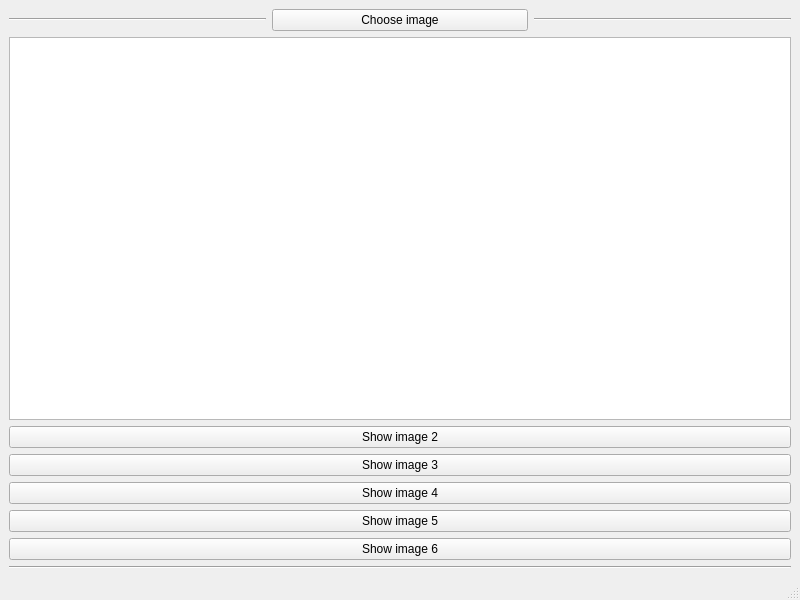
<?xml version="1.0" encoding="UTF-8"?>
<ui version="4.0">
 <class>MainWindow</class>
 <widget class="QMainWindow" name="MainWindow">
  <property name="geometry">
   <rect>
    <x>0</x>
    <y>0</y>
    <width>800</width>
    <height>600</height>
   </rect>
  </property>
  <property name="windowTitle">
   <string>MainWindow</string>
  </property>
  <widget class="QWidget" name="centralwidget">
   <layout class="QVBoxLayout" name="verticalLayout">
    <item>
     <layout class="QHBoxLayout" name="horizontalLayout">
      <item>
       <widget class="Line" name="line">
        <property name="orientation">
         <enum>Qt::Horizontal</enum>
        </property>
       </widget>
      </item>
      <item>
       <widget class="QPushButton" name="cim">
        <property name="text">
         <string>Choose image</string>
        </property>
       </widget>
      </item>
      <item>
       <widget class="Line" name="line_2">
        <property name="orientation">
         <enum>Qt::Horizontal</enum>
        </property>
       </widget>
      </item>
     </layout>
    </item>
    <item>
     <widget class="QPlainTextEdit" name="tedit"/>
    </item>
    <item>
     <widget class="QPushButton" name="sim2">
      <property name="text">
       <string>Show image 2</string>
      </property>
     </widget>
    </item>
    <item>
     <widget class="QPushButton" name="sim3">
      <property name="text">
       <string>Show image 3</string>
      </property>
     </widget>
    </item>
    <item>
     <widget class="QPushButton" name="sim4">
      <property name="text">
       <string>Show image 4</string>
      </property>
     </widget>
    </item>
    <item>
     <widget class="QPushButton" name="sim5">
      <property name="text">
       <string>Show image 5</string>
      </property>
     </widget>
    </item>
    <item>
     <widget class="QPushButton" name="sim6">
      <property name="text">
       <string>Show image 6</string>
      </property>
     </widget>
    </item>
    <item>
     <widget class="Line" name="line_3">
      <property name="orientation">
       <enum>Qt::Horizontal</enum>
      </property>
     </widget>
    </item>
   </layout>
  </widget>
  <widget class="QMenuBar" name="menubar">
   <property name="geometry">
    <rect>
     <x>0</x>
     <y>0</y>
     <width>800</width>
     <height>26</height>
    </rect>
   </property>
  </widget>
  <widget class="QStatusBar" name="statusbar"/>
 </widget>
 <resources/>
 <connections/>
</ui>
